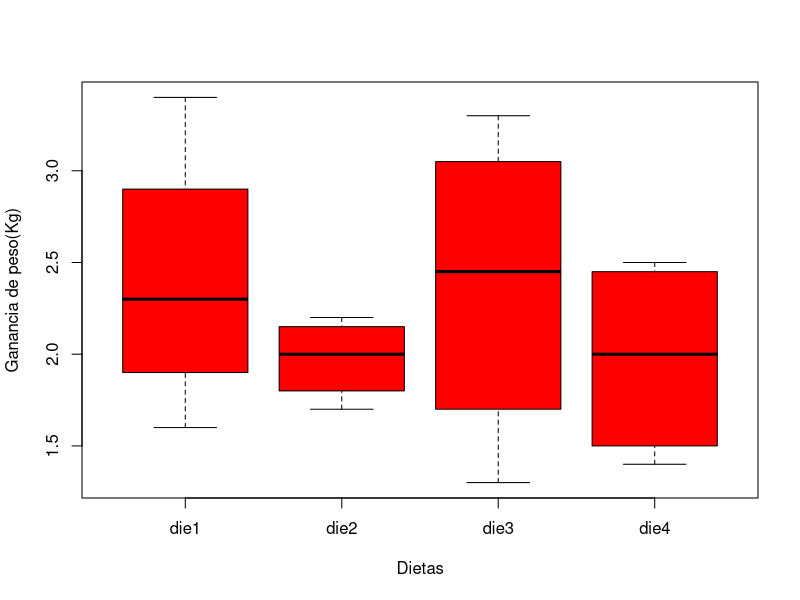

Write the R code that produced this figure.
# Alondra Lizbeth Zuñiga Perales
# 2070702
# 20/05/2024
# Anova

# Experimento ganancia de peso (GP) basado en diferentes tipos de dietas
# Niveles de factor: 4(die1, die2, die3, die4)

die1 <- c(2.4, 2.2, 3.4, 1.6)
die2 <- c(2.2, 1.9, 1.7, 2.1)
die3 <- c(3.3, 1.3, 2.8, 2.1)
die4 <- c(1.6, 2.5, 1.4, 2.4)

# Sumatoria de grupos/bloques
# Para peso bajo sumar la ganacia de peso

sum(die1[1]+die2[1]+die3[1]+die4[1])
sum(die1[2]+die2[2]+die3[2]+die4[2])
sum(die1[3]+die2[3]+die3[3]+die4[3])
sum(die1[4]+die2[4]+die3[4]+die4[4])

# Sumatoria de llas dietas independiente de grupo/bloque
sum(die1); sum(die2); sum(die3); sum(die4)


GP <- c(die1, die2, die3, die4 )

Trat <- gl(4, 4, 16, labels = c("die1", "die2", "die3", "die4"))
Bloq <- gl(4, 4, 16, label = c("bajo", "normal", "sp", "ob"))

Dietas <- data.frame(Trat, Bloq, GP)
head(Dietas)


boxplot(Dietas$GP ~ Dietas$Trat,
        col = "red",
        xlab = "Dietas",
        ylab = "Ganancia de peso(Kg)")


tapply(Dietas$GP, Dietas$Trat, var)

fligner.test(Dietas$GP, Dietas$Trat)
bartlett.test(Dietas$GP, Dietas$Trat)


diet.aov <- aov(Dietas$GP ~ Dietas$Trat)
summary(diet.aov)

peso.aov <- aov(Dietas$GP ~ Dietas$Bloq)
summary(peso.aov)


Di2.aov <- aov(Dietas$GP ~ Dietas$Trat + Dietas$Bloq)
summary(Di2.aov)



